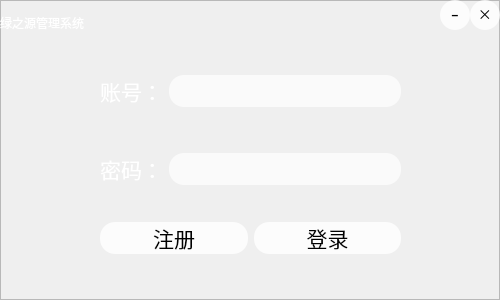
<?xml version="1.0" encoding="UTF-8"?>
<ui version="4.0">
 <class>login</class>
 <widget class="QDialog" name="login">
  <property name="geometry">
   <rect>
    <x>0</x>
    <y>0</y>
    <width>500</width>
    <height>300</height>
   </rect>
  </property>
  <property name="windowTitle">
   <string>login</string>
  </property>
  <property name="styleSheet">
   <string notr="true">*{
font: 16pt &quot;楷体&quot;;
}
QLabel{
color: rgb(255, 255, 255);
}
QLineEdit{
border-radius: 15px;
background-color: rgba(255, 255, 255, 180);
}
QPushButton{
border-radius: 15px;
	background-color: rgba(255, 255, 255, 200);
}
QPushButton:pressed
{
	background-color: rgba(255, 255, 255, 255);
	padding-left:3px;
	padding-top:3px;
}

</string>
  </property>
  <widget class="QPushButton" name="close">
   <property name="geometry">
    <rect>
     <x>470</x>
     <y>0</y>
     <width>30</width>
     <height>30</height>
    </rect>
   </property>
   <property name="styleSheet">
    <string notr="true">font: 700 7pt &quot;Microsoft YaHei UI&quot;;</string>
   </property>
   <property name="text">
    <string>⨉</string>
   </property>
  </widget>
  <widget class="QPushButton" name="mini">
   <property name="geometry">
    <rect>
     <x>440</x>
     <y>0</y>
     <width>30</width>
     <height>30</height>
    </rect>
   </property>
   <property name="font">
    <font>
     <family>Microsoft YaHei UI</family>
     <pointsize>9</pointsize>
     <italic>false</italic>
     <bold>true</bold>
    </font>
   </property>
   <property name="styleSheet">
    <string notr="true">font: 700 9pt &quot;Microsoft YaHei UI&quot;;</string>
   </property>
   <property name="text">
    <string>–</string>
   </property>
  </widget>
  <widget class="QLabel" name="label">
   <property name="geometry">
    <rect>
     <x>0</x>
     <y>0</y>
     <width>300</width>
     <height>46</height>
    </rect>
   </property>
   <property name="styleSheet">
    <string notr="true">font: 26pt &quot;华文行楷&quot;;</string>
   </property>
   <property name="text">
    <string>绿之源管理系统</string>
   </property>
  </widget>
  <widget class="QWidget" name="layoutWidget">
   <property name="geometry">
    <rect>
     <x>0</x>
     <y>0</y>
     <width>501</width>
     <height>304</height>
    </rect>
   </property>
   <layout class="QVBoxLayout" name="verticalLayout_3">
    <property name="leftMargin">
     <number>100</number>
    </property>
    <property name="topMargin">
     <number>75</number>
    </property>
    <property name="rightMargin">
     <number>100</number>
    </property>
    <property name="bottomMargin">
     <number>50</number>
    </property>
    <item>
     <layout class="QHBoxLayout" name="horizontalLayout">
      <item>
       <layout class="QVBoxLayout" name="verticalLayout">
        <item>
         <widget class="QLabel" name="account">
          <property name="font">
           <font>
            <family>楷体</family>
            <pointsize>16</pointsize>
            <italic>false</italic>
            <bold>false</bold>
           </font>
          </property>
          <property name="styleSheet">
           <string notr="true"/>
          </property>
          <property name="text">
           <string>账号：</string>
          </property>
          <property name="alignment">
           <set>Qt::AlignCenter</set>
          </property>
         </widget>
        </item>
        <item>
         <spacer name="verticalSpacer_3">
          <property name="orientation">
           <enum>Qt::Vertical</enum>
          </property>
          <property name="sizeHint" stdset="0">
           <size>
            <width>20</width>
            <height>40</height>
           </size>
          </property>
         </spacer>
        </item>
        <item>
         <widget class="QLabel" name="password">
          <property name="font">
           <font>
            <family>楷体</family>
            <pointsize>16</pointsize>
            <italic>false</italic>
            <bold>false</bold>
           </font>
          </property>
          <property name="styleSheet">
           <string notr="true"/>
          </property>
          <property name="text">
           <string>密码：</string>
          </property>
          <property name="alignment">
           <set>Qt::AlignCenter</set>
          </property>
         </widget>
        </item>
       </layout>
      </item>
      <item>
       <layout class="QVBoxLayout" name="verticalLayout_2">
        <item>
         <widget class="QLineEdit" name="accountValue">
          <property name="font">
           <font>
            <family>楷体</family>
            <pointsize>16</pointsize>
            <italic>false</italic>
            <bold>false</bold>
           </font>
          </property>
         </widget>
        </item>
        <item>
         <spacer name="verticalSpacer_2">
          <property name="orientation">
           <enum>Qt::Vertical</enum>
          </property>
          <property name="sizeHint" stdset="0">
           <size>
            <width>20</width>
            <height>40</height>
           </size>
          </property>
         </spacer>
        </item>
        <item>
         <widget class="QLineEdit" name="passwordValue">
          <property name="font">
           <font>
            <family>楷体</family>
            <pointsize>16</pointsize>
            <italic>false</italic>
            <bold>false</bold>
           </font>
          </property>
          <property name="echoMode">
           <enum>QLineEdit::Password</enum>
          </property>
         </widget>
        </item>
       </layout>
      </item>
     </layout>
    </item>
    <item>
     <spacer name="verticalSpacer">
      <property name="orientation">
       <enum>Qt::Vertical</enum>
      </property>
      <property name="sizeHint" stdset="0">
       <size>
        <width>275</width>
        <height>13</height>
       </size>
      </property>
     </spacer>
    </item>
    <item>
     <layout class="QHBoxLayout" name="horizontalLayout_2">
      <item>
       <widget class="QPushButton" name="signUp">
        <property name="minimumSize">
         <size>
          <width>0</width>
          <height>30</height>
         </size>
        </property>
        <property name="font">
         <font>
          <family>楷体</family>
          <pointsize>16</pointsize>
          <italic>false</italic>
          <bold>false</bold>
         </font>
        </property>
        <property name="text">
         <string>注册</string>
        </property>
       </widget>
      </item>
      <item>
       <widget class="QPushButton" name="signIn">
        <property name="minimumSize">
         <size>
          <width>0</width>
          <height>30</height>
         </size>
        </property>
        <property name="font">
         <font>
          <family>楷体</family>
          <pointsize>16</pointsize>
          <italic>false</italic>
          <bold>false</bold>
         </font>
        </property>
        <property name="styleSheet">
         <string notr="true"/>
        </property>
        <property name="text">
         <string>登录</string>
        </property>
       </widget>
      </item>
     </layout>
    </item>
   </layout>
  </widget>
  <widget class="QFrame" name="frame">
   <property name="geometry">
    <rect>
     <x>0</x>
     <y>0</y>
     <width>500</width>
     <height>300</height>
    </rect>
   </property>
   <property name="styleSheet">
    <string notr="true">border-image: url(:/img/spring-4158957_640.jpg);</string>
   </property>
   <property name="frameShape">
    <enum>QFrame::StyledPanel</enum>
   </property>
   <property name="frameShadow">
    <enum>QFrame::Raised</enum>
   </property>
  </widget>
  <zorder>frame</zorder>
  <zorder>layoutWidget</zorder>
  <zorder>close</zorder>
  <zorder>label</zorder>
  <zorder>mini</zorder>
 </widget>
 <resources/>
 <connections/>
</ui>
